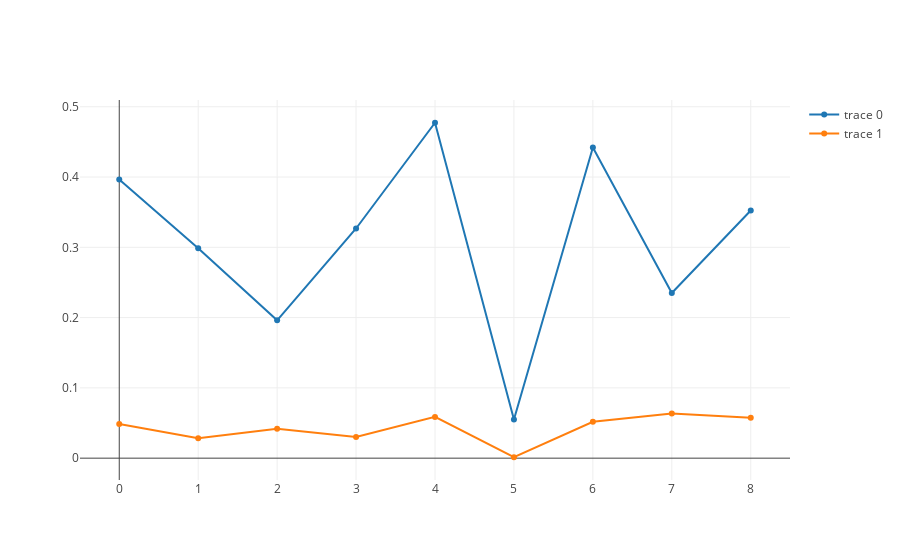

The code cell stored with this chart in its notebook:
### Code cell
Plotly([
    {
        y : parametersEachStage.growth_stoichiometry_orthopyroxene
    },
    {
        y : parametersEachStage.growth_stoichiometry_spinel
    }
])
